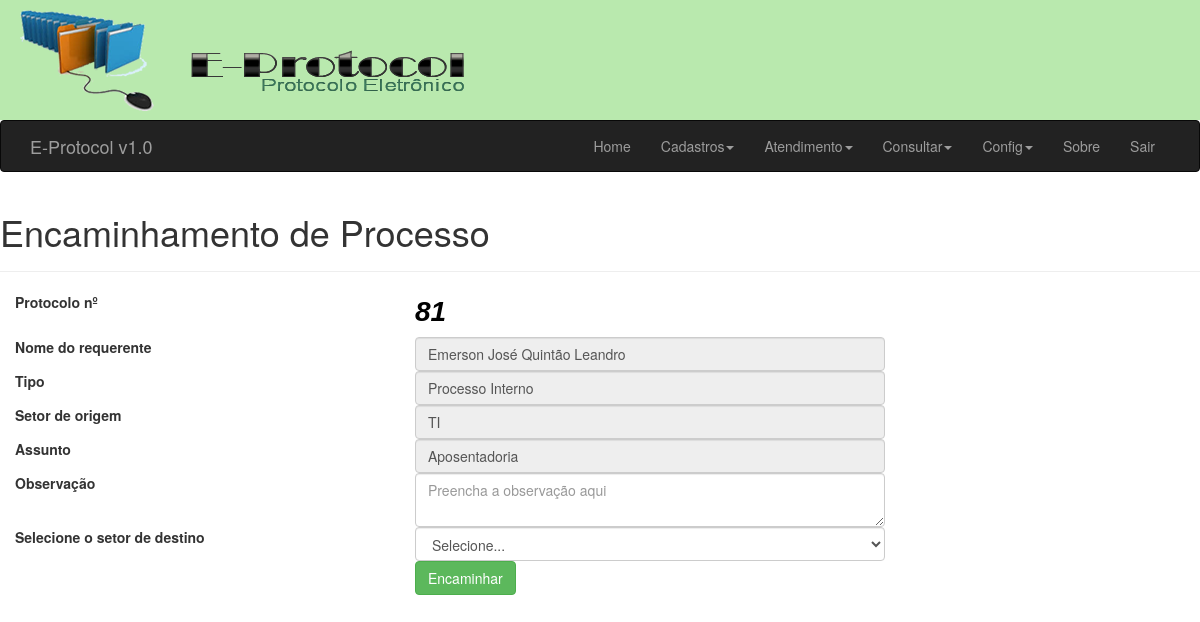
/frm/encaminhamento_proc.php (signed in), run on the app's committed database.
### tables this page shows
CREATE TABLE IF NOT EXISTS `proc` (
  `cod` int(11) NOT NULL AUTO_INCREMENT,
  `cod_req` int(11) NOT NULL,
  `user_id` int(11) NOT NULL,
  `tipo` varchar(2) DEFAULT NULL,
  `assunto` text,
  `descricao` varchar(50) DEFAULT NULL,
  `setor` int(11) DEFAULT NULL,
  `data` date DEFAULT NULL,
  `horas` time DEFAULT NULL,
  PRIMARY KEY (`cod`),
  KEY `cod_req` (`cod_req`),
  KEY `user_id` (`user_id`)
);

CREATE TABLE IF NOT EXISTS `req` (
  `cod` int(10) unsigned NOT NULL AUTO_INCREMENT,
  `nome` varchar(60) NOT NULL,
  `tipo` char(1) NOT NULL,
  `cpf` varchar(18) NOT NULL,
  `sexo` char(1) NOT NULL,
  `tel` varchar(14) DEFAULT NULL,
  `cel` varchar(14) DEFAULT NULL,
  `rec` varchar(14) DEFAULT NULL,
  `email` varchar(30) DEFAULT NULL,
  PRIMARY KEY (`cod`),
  UNIQUE KEY `cpf` (`cpf`)
);

CREATE TABLE IF NOT EXISTS `setor` (
  `cod_setor` int(11) NOT NULL AUTO_INCREMENT,
  `setor` varchar(50) NOT NULL DEFAULT '0',
  `responsavel` varchar(50) DEFAULT NULL,
  PRIMARY KEY (`cod_setor`)
);

### frm/encaminhamento_proc.php (the view, shortened to what this page needs)
<?php
include "_navegacao.php";
require_once "../config/init.php";
$sqry = mysqli_query($link,"SELECT cod FROM proc ORDER BY cod DESC");
$lcod = mysqli_fetch_array($sqry);
$cod = $lcod["cod"];
$sql_query = mysqli_query($link,"SELECT s.cod_setor, s.setor AS desc_setor, p.setor FROM setor s, proc p WHERE s.cod_setor = p.setor AND p.cod = '".$cod."'");
$sql2_query = mysqli_query($link,"SELECT * FROM proc WHERE cod = '".$cod."'");
$sql3_query = mysqli_query($link,"SELECT r.cod, r.nome FROM req r , proc p WHERE r.cod = p.cod_req AND p.cod = '".$cod."'");
?>
<!DOCTYPE HTML>
 <html lang="pt-br">
<head>
    <link href="../lib/bootstrap/css/bootstrap.min.css" rel="stylesheet">
</head>
<body>
<div class="page-header">
  <h1>Encaminhamento de Processo</h1>
</div>
<form name="cadastro" id="cadastro" method="POST" action="../op/encaminhar_proc.php">
<?php $linha = mysqli_fetch_array($sql2_query)?>
<fieldset>
<div class="form-group">
<label class="col-md-4 control-label" for="txtCod">Protocolo nº</label>
  <label class="col-md-5 control-label" /><span style="font-family: Arial; font-size: 28px; font-style:italic; color:#000000;"><?php echo $linha["cod"] ?></span></label>
  </div>
<?php $rlinha = mysqli_fetch_array($sql3_query) ?>
<div class="form-group">
<label class="col-md-4 control-label" for="txtRequerente">Nome do requerente</label>
  <div class="col-md-5">
     <input type="text" name="txtRequerente" id="txtRequerente" value="<?php echo $rlinha["nome"] ?>" class="form-control input-md" required="" disabled="">
    </div>
</div>
<div class="form-group">
  <label class="col-md-4 control-label" for="txtTipo">Tipo</label>
  <div class="col-md-5">
     <?php
     if ($linha["tipo"]=='PI') $ptipo = "Processo Interno";
     ?>
     <input type="text" name="txtTipo" id="txtTipo" value="<?php echo $ptipo ?>" class="form-control input-md" required="" disabled="">
  </div>
</div>
<div class="form-group">
<?php
  $array = mysqli_fetch_array($sql_query);
  $desc_setor = $array["desc_setor"];
?>
 <label class="col-md-4 control-label" for="txtSetor">Setor de origem</label>
  <div class="col-md-5">
     <input type="text" name="txtSetor" id="txtSetor" value="<?php echo $desc_setor ?>" class="form-control input-md" required="" disabled="">
    </div>
</div>
<div class="form-group">
  <label class="col-md-4 control-label" for="txtAssunto">Assunto</label>
  <div class="col-md-5">
  <input type="text" name="txtAssunto" id="txtAssunto" value="<?php echo $linha["assunto"] ?>" placeholder="Digite o assunto" class="form-control input-md" required="" disabled="">
  </div>
</div>
<div class="form-group">
  <label class="col-md-4 control-label" for="txtDescricao">Observação</label>
  <div class="col-md-5">
  <textarea name="txtObservacao" id="txtObservacao" placeholder="Preencha a observação aqui" class="form-control input-md" required=""></textarea>
  </div>
</div>
<div class="form-group" >
  <label class="col-md-4 control-label" for="txtDescricao">Selecione o setor de destino</label>
  <div class="col-md-5">
    <select name="txtStdst" id="txtStdst" class="form-control">
      <option value="">Selecione...</option>
      </select>
      </div>
</div>
<div class="form-group">
  <label class="col-md-4 control-label" for="btnEnviar"></label>
  <div class="col-md-8">
    <button type="submit" id="btnEnviar" name="btnEnviar" class="btn btn-success">Encaminhar</button>
    </div>
</div>
</fieldset>
</form>
</body>
</html>

### data on the page
proc: cod "81", txtTipo "Processo Interno", txtAssunto "Aposentadoria"
req: txtRequerente "Emerson José Quintão Leandro"
setor: txtSetor "TI"
